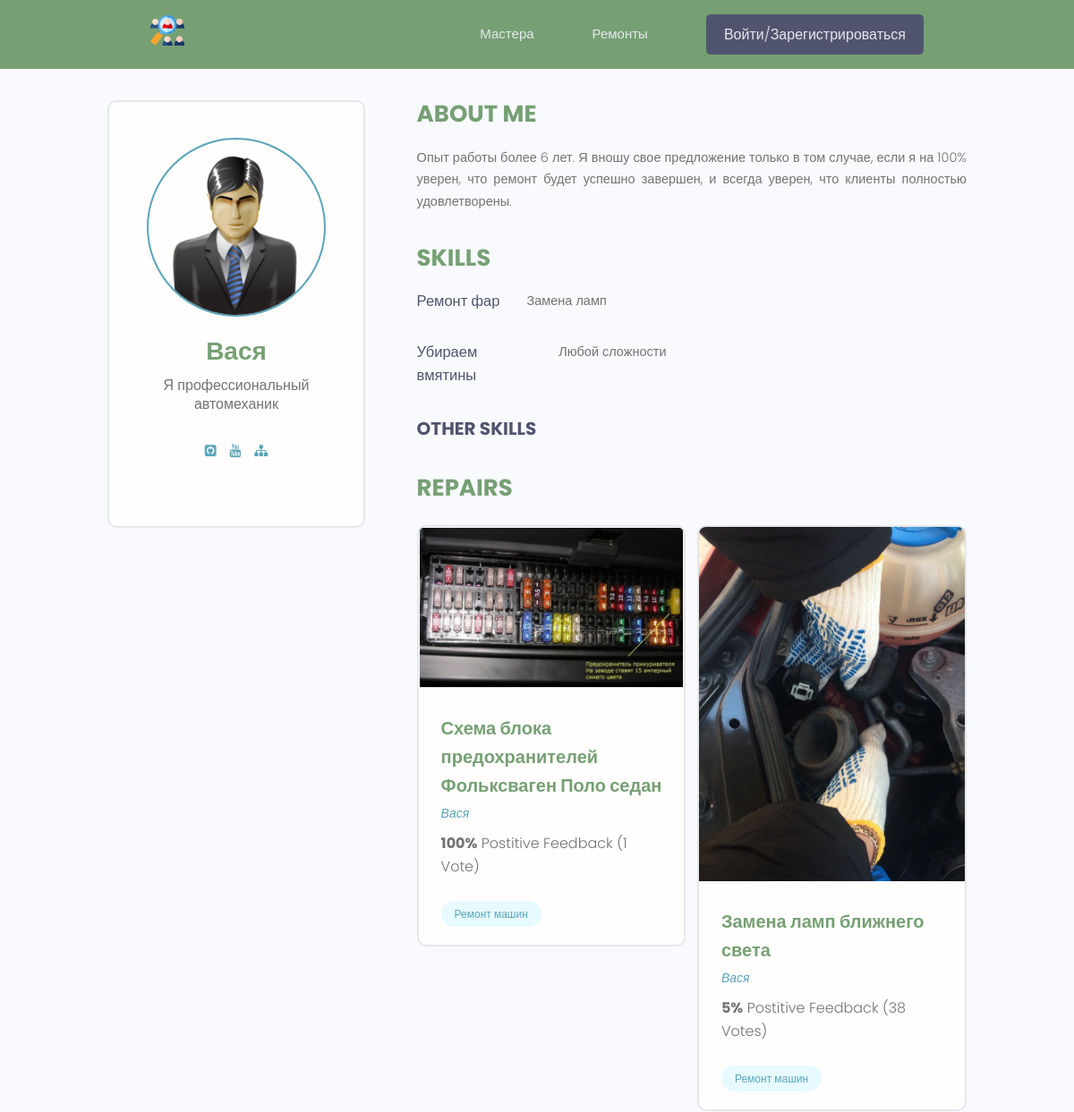
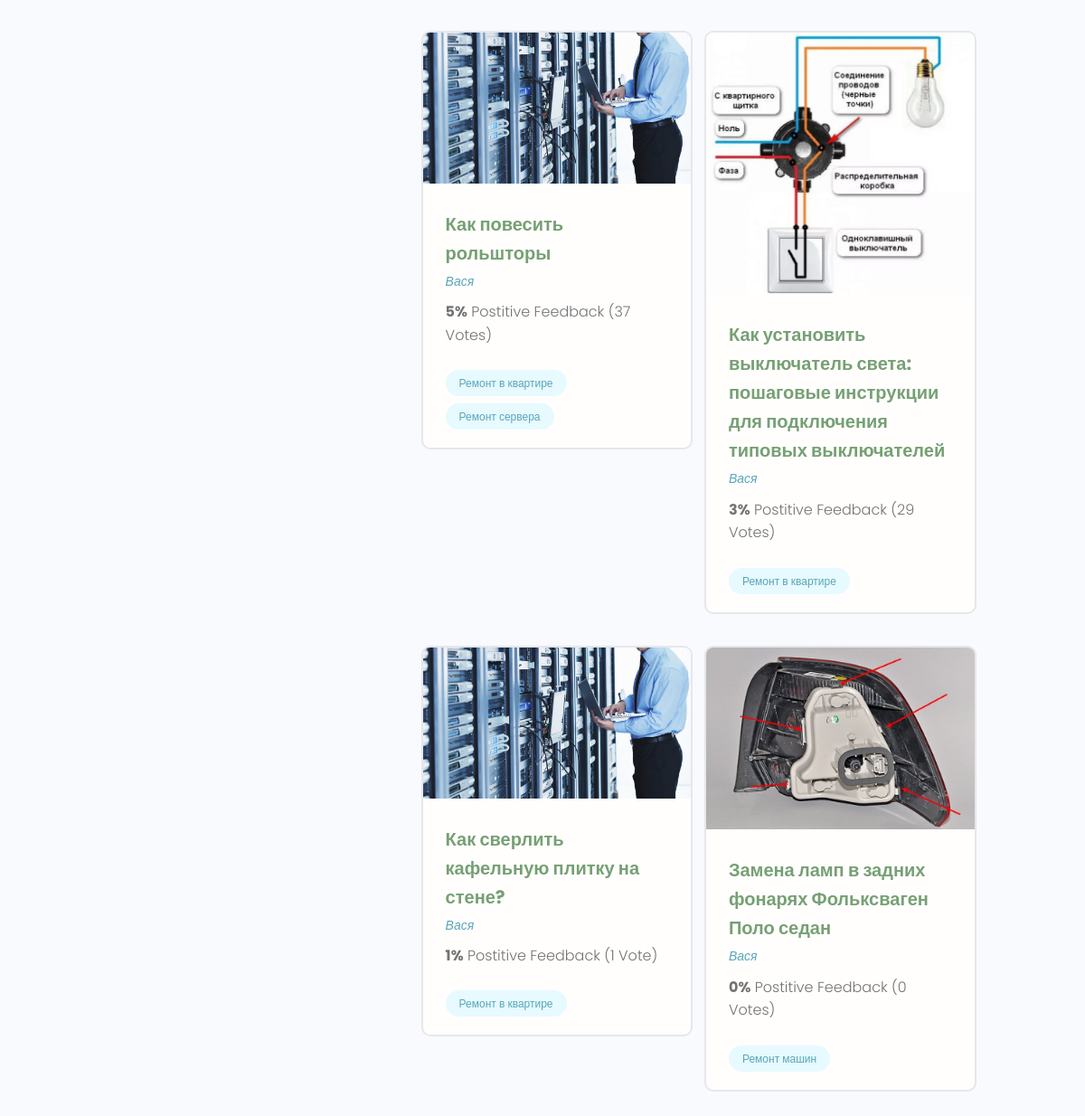
Page /profile/1/ on the committed database (2 pictures, top to bottom).
### users/models.py (models this page shows, shortened)
class Profile(models.Model):
    user = models.OneToOneField(User, on_delete=models.CASCADE, null=True, blank=True)
    name = models.CharField(max_length=200, blank=True, null=True)
    email = models.EmailField(max_length=200, blank=True, null=True)
    username = models.CharField(max_length=200, blank=True, null=True)
    short_info = models.CharField(max_length=200, blank=True, null=True)
    bio = models.TextField(blank=True, null=True)
    profile_image = models.ImageField(upload_to="profiles/", default="profiles/user-default.png")
    social_github = models.CharField(max_length=200, blank=True, null=True)
    social_youtube = models.CharField(max_length=200, blank=True, null=True)
    social_website = models.CharField(max_length=200, blank=True, null=True)
    created = models.DateTimeField(auto_now_add=True)

class Skill(models.Model):
    owner = models.ForeignKey(Profile, on_delete=models.CASCADE, blank=True, null=True)
    name = models.CharField(max_length=200, blank=True, null=True)
    description = models.TextField(blank=True, null=True)
    created = models.DateTimeField(auto_now_add=True)

### repairs/models.py (models this page shows, shortened)
class Repair(models.Model):
    owner = models.ForeignKey(Profile, on_delete=models.SET_NULL, blank=True, null=True)
    title = models.CharField(max_length=200)
    description = models.TextField(blank=True, null=True)
    featured_image = models.ImageField(blank=True, null=True,
                                       upload_to='repairs/%Y/%m/%d',
                                       default='default.jpg')
    demo_link = models.CharField(max_length=200, blank=True, null=True)
    source_link = models.CharField(max_length=200, blank=True, null=True)
    tags = models.ManyToManyField('Tag', blank=True)
    vote = models.IntegerField(default=0)
    vote_percent = models.IntegerField(default=0)
    created = models.DateTimeField(auto_now_add=True)
    class Meta:
        ordering = ['-vote_percent', '-vote', 'title']  # -created

class Tag(models.Model):
    name = models.CharField(max_length=200)
    created = models.DateTimeField(auto_now_add=True)
    def __str__(self):
        return self.name

### users/views.py (the view)
# urls.py: path('profile/<str:pk>/', views.user_profile, name="user_profile"),
def user_profile(request, pk):
    prof = Profile.objects.get(id=pk)
    top_skill = prof.skill_set.exclude(
        description__exact="")  # получаем доступ к классу Skill обращаемся к классу Skill "skill_set"
    other_skills = prof.skill_set.filter(description="")  # берем элементы у которых дескрипшин пустой
    context = {
        'profile': prof,
        'top_skills': top_skill,
        'other_skills': other_skills,
    }
    return render(request, 'users/profile.html', context)

### users/templates/users/profile.html (shortened to what this page needs)
{% extends 'repairs/base.html' %}
{% block content %}
<main class="profile my-md">
    <div class="container">
        <div class="layout">
            <div class="column column--1of3">
                <div class="card text-center">
                    <div class="card__body dev">
                        <img class="avatar avatar--xl" src="{{ profile.profile_image.url }}"/>
                        <h2 class="dev__name">{{ profile.name }}</h2>
                        <p class="dev__title">{{ profile.short_info }}</p>
                        <ul class="dev__social">
                            {% if profile.social_github %}
                            <li>
                                <a title="Github" href="{{ profile.social_github }}" target="_blank"><i
                                        class="fa fa-github-square"></i></a>
                            </li>
                            {% endif %}
                            {% if profile.social_youtube %}
                            <li>
                                <a title="Youtube" href="{{ profile.social_youtube }}" target="_blank"><i
                                        class="fa fa-youtube"></i></a>
                            </li>
                            {% endif %}
                            {% if profile.social_website %}
                            <li>
                                <a title="Personal Website" href="{{ profile.social_website }}" target="_blank"><i
                                        class="fa fa-sitemap"></i></a>
                            </li>
                            {% endif %}
                        </ul>
                    </div>
                </div>
            </div>
            <div class="column column--2of3">
                <div class="devInfo">
                    <h3 class="devInfo__title">About Me</h3>
                    <p class="devInfo__about">
                        {{ profile.bio }}
                    </p>
                </div>
                <div class="devInfo">
                    <h3 class="devInfo__title">Skills</h3>
                    <div class="devInfo__skills">
                        {% for skill in top_skills %}
                        <div class="devSkill">
                            <h4 class="devSkill__title">{{ skill.name }}</h4>
                            <p class="devSkill__info">
                                {{ skill.description }}
                            </p>
                        </div>
                        {% endfor %}
                        <h3 class="devInfo__subtitle">Other Skills</h3>
                    </div>
                </div>
                <div class="devInfo">
                    <h3 class="devInfo__title">Repairs</h3>
                    <div class="grid grid--two">
                        {% for repair in profile.repair_set.all %}
                        <div class="column">
                            <div class="card project">
                                <a href="{% url 'repair' repair.id %}" class="project">
                                    <img class="project__thumbnail" src="{{ repair.featured_image.url }}"
                                         alt="project thumbnail"/>
                                    <div class="card__body">
                                        <h3 class="project__title">{{ repair.title }}</h3>
                                        <p><a class="project__author" href="{% url 'user_profile' repair.owner.id %}">
                                            {{repair.owner.name}}</a></p>
                                        <p class="project--rating">
                                            <span style="font-weight: bold;">{{ repair.vote_percent }}%</span> Postitive
                                            Feedback ({{ repair.vote }} Vote{{ repair.vote|pluralize:"s" }})
                                        </p>
                                        <div class="project__tags">
                                            {% for tag in repair.tags.all %}
                                            <span class="tag tag--pill tag--main">
                                                <small>{{ tag }}</small>
                                            </span>
                                            {% endfor %}
                                        </div>
                                    </div>
                                </a>
                            </div>
                        </div>
                        {% endfor %}
                    </div>
                </div>
            </div>
        </div>
    </div>
</main>
{% endblock %}

### repairs/static/styles/app.css (style rules this page uses)
:root { --color-sub: #76a074; }
.card { border: 2px solid var(--color-light); }
img { width: 100%; }
.profile .card > .dev { padding: 4rem; }
.dev__name { color: var(--color-sub); font-size: 2.8rem; font-weight: 700; margin-top: 1rem; margin-bottom: 0.5rem; }
.dev__title { font-size: 1.6rem; font-weight: 500; line-height: 1.3; }
.dev__social { margin: 3rem 0; list-style: none; display: flex; justify-content: center; gap: 1.5rem; }
.devInfo { margin-bottom: 3rem; }
.devInfo__title, .devInfo__subtitle { font-size: 2.6rem; color: var(--color-sub); text-transform: uppercase; font-weight: 700; margin-bottom: 1.5rem; }
.devInfo__subtitle { font-size: 2rem; color: var(--color-sub-light); }
.devInfo__about, .devSkill__info { font-size: 1.45rem; line-height: 1.7; text-align: justify; }
.devSkill { margin-bottom: 3rem; }
.devSkill__title { font-size: 1.65rem; font-weight: 500; color: var(--color-sub-light); }
@media screen and (min-width: 700px) { .devSkill { display: flex; justify-content: space-between; gap: 3rem; } }
@media screen and (min-width: 700px) { .devSkill__info { flex-basis: 80%; } }
.project__author { font-size: 1.4rem; font-style: italic; }
.project--rating { margin-bottom: 1.6em; margin-top: .5em; }
.project__thumbnail { object-fit: cover; object-position: top center; width: 100%; }
.project__title { font-size: 2rem; font-weight: 700; color: var(--color-sub); }

### repairs/static/uikit/styles/modules/_variables.css (style rules this page uses)
:root { --color-main: #5aa5b9; --color-main-light: #e6faff; --color-sub: #3f4156; --color-sub-light: #51546e; --color-sub-lighter: #ededfd; --color-text: #737373; --color-gray: #8b8b8b; --color-light: #e5e7eb; --color-light-gray: #767676; --color-bg: #f8fafd; --color-white: #fffefd; --color-white-light: #f3f3f3; --color-success: #359e64; --color-success-bg: #def8e8; --color-error: #fc4b0b; --color-error-bg: #fff2ee; --font-base: 'Poppins', arial, helvetica, 'Segoe UI', roboto, ubuntu, sans-serif; --font-monospace: 'Fira Code', 'Courier New', courier, monospace; --font-regular: 300; --font-medium: 500; --font-bold: 700; --generic-shadow: 1px 1px 5px #00000010; --generic-transition: all 0.3s ease-in-out; }

### repairs/static/uikit/styles/modules/_base.css (style rules this page uses)
* { margin: 0; padding: 0; box-sizing: border-box; text-rendering: optimizeLegibility; color: inherit; font-size: inherit; }
html { font-size: 50%; }
@media only screen and (min-width: 480px) { html { font-size: 56.25%; } }
@media only screen and (min-width: 1200px) { html { font-size: 62.5%; } }
body { line-height: 1.6; font-weight: 400; font-size: 1.5rem; color: var(--color-text); background-color: var(--color-bg); min-height: 100vh; }

### repairs/static/uikit/styles/modules/_typography.css (style rules this page uses)
* { font-family: var(--font-base); }
h2 { font-size: 3.6rem; font-weight: var(--font-bold); }
h3 { font-size: 3.2rem; font-weight: var(--font-medium); }
h4 { font-size: 2.8rem; font-weight: var(--font-medium); }
p, span, strong { font-size: 1.6rem; color: var(--color-text); font-weight: var(--font-regular); }
a { padding-bottom: 2px; text-decoration: none; display: inline-block; color: var(--color-main); font-weight: var(--font-medium); }

### repairs/static/uikit/styles/modules/_utilities.css (style rules this page uses)
.container { width: 92%; max-width: 165rem; margin: 0 auto; box-sizing: border-box; }
@media screen and (min-width: 1000px) { .container { width: 90%; } }
@media screen and (min-width: 1200px) { .container { width: 80%; } }
.text-center { text-align: center; }
.my-md { margin: 3rem auto; }

### repairs/static/uikit/styles/modules/_avatar.css (style rules this page uses)
.avatar { border-radius: 50%; border: 2px solid var(--color-main); object-fit: cover; }
.avatar--xl { height: 20rem; width: 20rem; }

### repairs/static/uikit/styles/modules/_card.css (style rules this page uses)
.card { border-radius: 1rem; background-color: var(--color-white); border: 1.5px solid var(--color-light); width: auto; height: auto; margin-top: 0.5rem; margin-bottom: 0.5rem; overflow: hidden; }
.card__body, .card__header { padding: 2rem 2.5rem; }

### repairs/static/uikit/styles/modules/_tag.css (style rules this page uses)
.tag { display: inline-flex; align-items: center; background-color: var(--color-sub); height: -webkit-fit-content; height: -moz-fit-content; height: fit-content; width: -webkit-fit-content; width: -moz-fit-content; width: fit-content; border-radius: 0.5rem; padding: 0.5rem 1.5rem; font-size: 1.2rem; cursor: pointer; }
.tag:not(:last-child) { margin-right: 0.25rem; margin-bottom: 0.75rem; }
.tag > small { color: var(--color-white); }
.tag--pill { border-radius: 5rem; }
.tag--main, .tag--main > small { background: var(--color-main-light); color: var(--color-main); font-weight: 500; }

### repairs/static/uikit/styles/modules/_layout.css (style rules this page uses)
.layout { display: flex; flex-flow: row wrap; justify-content: space-between; }
.layout > .column { margin-bottom: 3rem; }
.layout > .column.column--1of3 { flex-basis: 30%; }
.layout > .column.column--2of3 { flex-basis: 64%; }

### rows in the picture
Profile: profile_image (placeholder picture), name "Вася", short_info "Я профессиональный автомеханик", bio "Опыт работы более 6 лет. Я вношу свое предложение только в том случае, если я на 100% уверен, что ремонт будет успешно завершен, и всегда уверен, что клиенты полностью удовлетворены."
Skill: name "Ремонт фар", description "Замена ламп"
Skill: name "Убираем вмятины", description "Любой сложности"
Repair: featured_image (picture), title "Схема блока предохранителей Фольксваген Поло седан", owner.name "Вася", vote_percent "100", vote "1"
Tag: name "Ремонт машин"
Repair: featured_image (picture), title "Замена ламп ближнего света", owner.name "Вася", vote_percent "5", vote "38"
Repair: featured_image (placeholder picture), title "Как повесить рольшторы", owner.name "Вася", vote_percent "5", vote "37"
Tag: name "Ремонт в квартире"
Tag: name "Ремонт сервера"
Repair: featured_image (picture), title "Как установить выключатель света: пошаговые инструкции для подключения типовых выключателей", owner.name "Вася", vote_percent "3", vote "29"
Repair: featured_image (placeholder picture), title "Как сверлить кафельную плитку на стене?", owner.name "Вася", vote_percent "1", vote "1"
Repair: featured_image (picture), title "Замена ламп в задних фонарях Фольксваген Поло седан", owner.name "Вася", vote_percent "0", vote "0"
